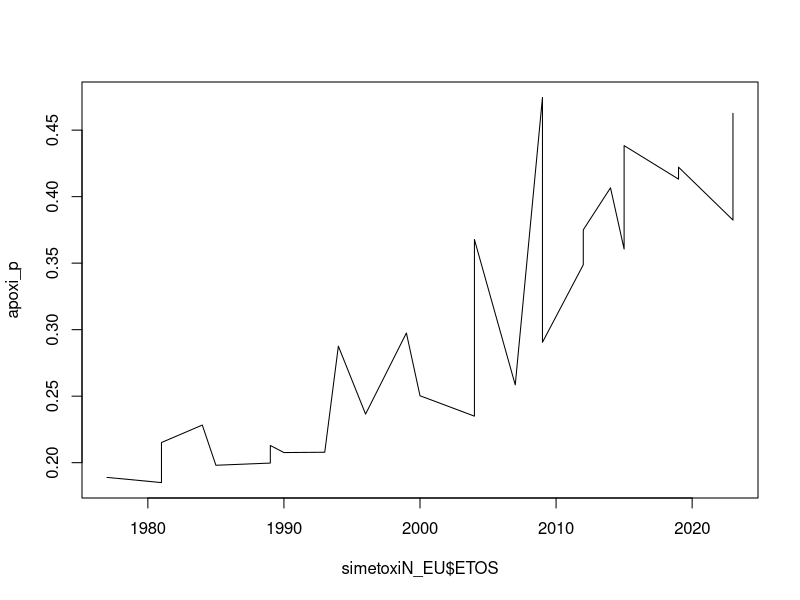
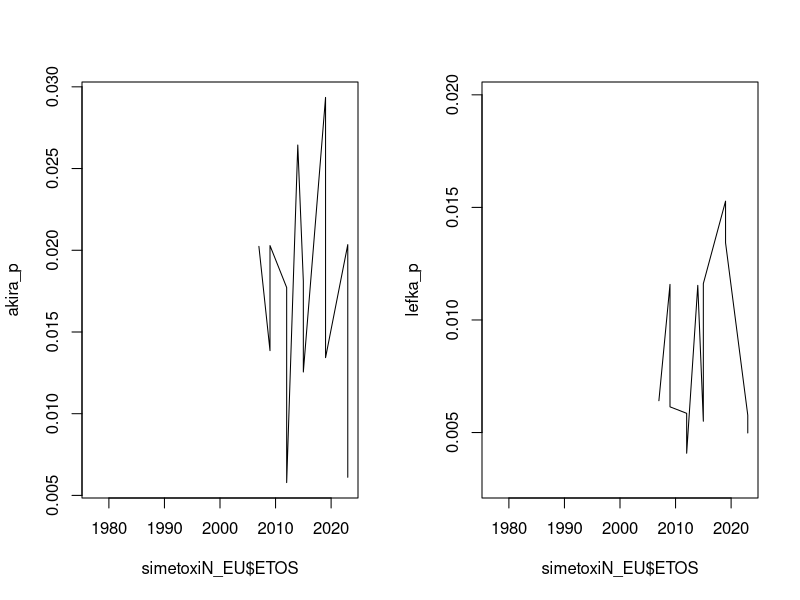

These charts were generated, in order, by the following R code:
## ---- chunk 1
knitr::opts_chunk$set(echo = TRUE)
library(kableExtra)
## ---- chunk 2
rm(list = ls())
## ---- chunk 3
if(!require(readxl)){
    install.packages("readxl")
    library(readxl)
}
simetoxiN_EU <- readxl::read_excel("simetoxiN_EU.xlsx", na="NA")
knitr::kable(simetoxiN_EU) %>%
  kable_styling("striped", full_width = F) %>%
  scroll_box(width = "100%", height = "200px")
## ---- chunk 4
# Πλήθη
apoxi <- simetoxiN_EU$EGGEGRAMMENOI-simetoxiN_EU$PSIFISAN
simetoxiN_EU$APOXI_p <- apoxi/simetoxiN_EU$EGGEGRAMMENOI
#simetoxiEU <- simetoxiN_EU[simetoxiN_EU$EIDOS_EKLOGON == "EU", ]
#simetoxiN <- simetoxiN_EU[simetoxiN_EU$EIDOS_EKLOGON == "bouleftikes", ]
#apoxiEU <- simetoxiEU$EGGEGRAMMENOI-simetoxiEU$PSIFISAN
#apoxiN <- simetoxiN$EGGEGRAMMENOI-simetoxiN$PSIFISAN
akira <- simetoxiN_EU$AKIRA
#akiraEU <- simetoxiEU$AKIRA
#akiraN <- simetoxiN$AKIRA
lefka <- simetoxiN_EU$LEFKA
#lefkaEU <- simetoxiEU$LEFKA
#lefkaN <- simetoxiN$LEFKA
akiro_lefko <- simetoxiN_EU$AKIRO_LEFKO
#akiro_lefkoEU <- simetoxiEU$AKIRO_LEFKO
#akiro_lefkoN <- simetoxiN$AKIRO_LEFKO
# Ποσοστά
apoxi_p <- simetoxiN_EU$APOXI_p
#apoxiEU_p <- simetoxiEU$APOXI_p
#apoxiN_p <- simetoxiN$APOXI_p
akira_p <- simetoxiN_EU$AKIRA_p
#akiraEU_p <- simetoxiEU$AKIRA_p
#akiraN_p <- simetoxiN$AKIRA_p
lefka_p <- simetoxiN_EU$LEFKA_p
#lefkaEU_p <- simetoxiEU$LEFKA_p
#lefkaN_p <- simetoxiN$LEFKA_p
akiro_lefko_p <- simetoxiN_EU$AKIRO_LEFKO_p
#akiro_lefkoEU_p <- simetoxiEU$AKIRO_LEFKO_p
#akiro_lefkoN_p <- simetoxiN$AKIRO_LEFKO_p
## ---- chunk 5
kruskal.test(APOXI_p ~ EIDOS_EKLOGON, data = simetoxiN_EU)
## ---- chunk 6
kruskal.test(AKIRA_p ~ EIDOS_EKLOGON, data = simetoxiN_EU)
## ---- chunk 7
kruskal.test(LEFKA_p ~ EIDOS_EKLOGON, data = simetoxiN_EU)
## ---- chunk 8
kruskal.test(AKIRO_LEFKO_p ~ EIDOS_EKLOGON, data = simetoxiN_EU) 
## ---- chunk 9
kruskal.test(APOXI_p ~ EPOXI, data = simetoxiN_EU) 
## ---- chunk 10
plot(simetoxiN_EU$ETOS, apoxi_p, type = "l")
## ---- chunk 11
par( mfrow= c(1,2) )
plot(simetoxiN_EU$ETOS, akira_p, type = "l")
plot(simetoxiN_EU$ETOS, lefka_p, type = "l")
